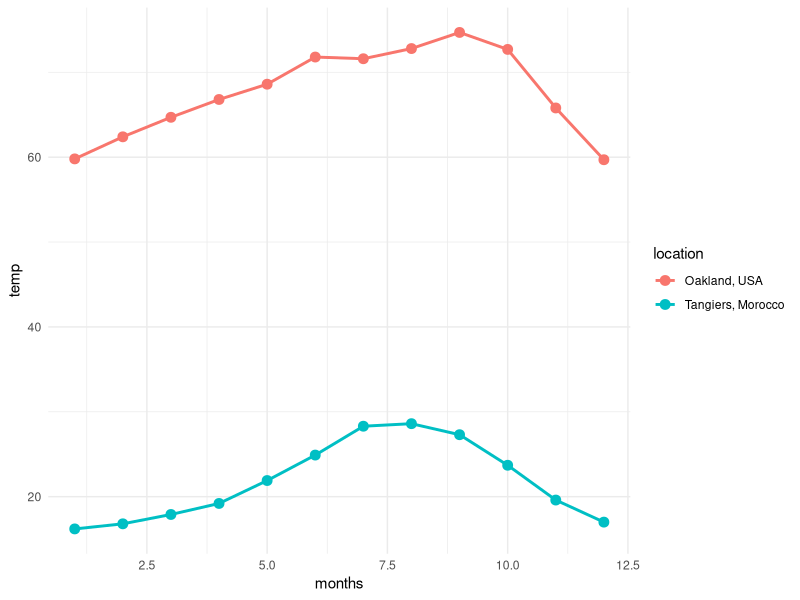
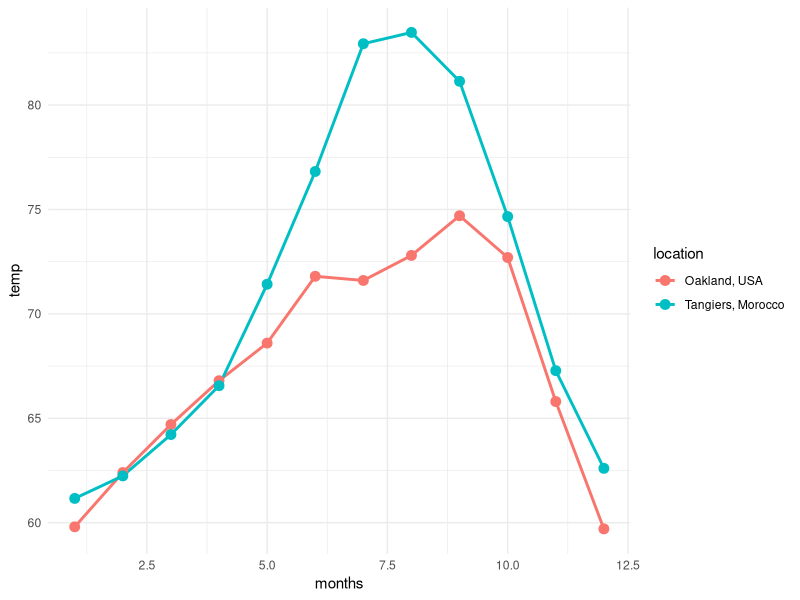
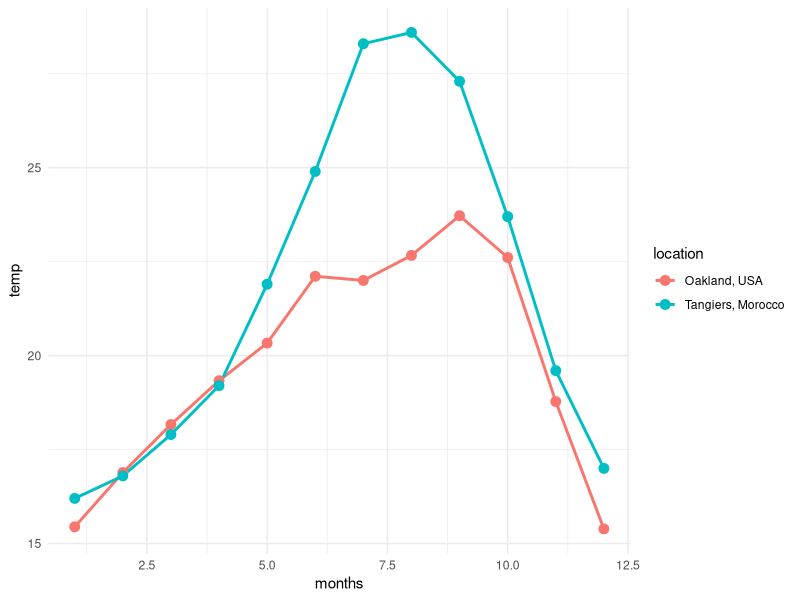

Here is the R script that generated these plots, in order:
## ---- chunk 1
library(ggplot2)
## ---- chunk 2
# first value in HTML table is in *F
oakland_temp <- c(59.8, 62.4, 64.7, 66.8, 68.6, 71.8, 71.6, 72.8, 74.7, 72.7, 65.8, 59.7)

# first value in HTML table is in *C
tangiers_temp <- c(16.2, 16.8, 17.9, 19.2, 21.9, 24.9, 28.3, 28.6, 27.3, 23.7, 19.6, 17.0)
## ---- chunk 3

# create the x-axis to chart
months <- seq(1, 12, 1)

# create a data.frame for each city
oakland_df <- data.frame(months, 
                         temp=oakland_temp, 
                         location = 'Oakland, USA')

tangiers_df <- data.frame(months, 
                          temp=tangiers_temp, 
                          location = 'Tangiers, Morocco')

# merge the sets to display together
combined_df <- rbind(oakland_df, tangiers_df)

ggplot(data = combined_df, aes(x = months, 
                               y = temp)) + 
    geom_line(aes(color = location), size = 1) + 
    geom_point(aes(color = location), size = 3) + 
    theme_minimal()
## ---- chunk 4
oakland_meta <- data.frame(source = 'Oakland, California, USA',
                           measurement_type = 'avg_daily_temp', 
                           measurement_units = 'fahrenheit')

tangiers_meta <- data.frame(source = 'Tangiers, Morocco, Africa',
                           measurement_type = 'avg_daily_temp', 
                           measurement_units = 'celsius')

## ---- chunk 5
# merging function - simple
#' @param set1 first data set to merge
#' @param set2 second data set to merge
#' @param defs1 metadata definition source for set1
#' @param defs2 metadata definition source for 
#' @param coercion what measurement unit the combined data should be converted to
#' @return a single data.frame that combines set1 and set2 inputs
fuse_weather_data <- function(set1, set2, defs1, defs2, coercion = 'Fahrenheit', ...){
    # browser()
    # because data are messy everywhere, do the minimal to standardize
    conversion = tolower(coercion)
    
    # merge metadata to inputs - super ignorant join
    data1 <- data.frame(set1, defs1)
    data2 <- data.frame(set2, defs2)
    
    # check input data and coerce if necessary
    data1 <- converter(data1, conversion = coercion)
    data2 <- converter(data2, conversion = coercion)
    
    data_join <- rbind(data1, data2)
    
    return(data_join)
    
} # function closer

## convert numeric vector from one unit to another, depending on desired type
#' @param input_df data.frame that has colum names temp and measurement_units
#' @conversion celsius or fahrenheit, the desired output units for a temperature measurement data set
#' @return a data.frame of the same dimensions as input
converter <- function(input_df, conversion = conversion, ...){

        #browser()
    
        conversion <- tolower(conversion)        

        # what are the units of the input data?
        detected_unit <- unique(input_df$measurement_units)
        
        ## perform simple conversion
        conversion_direction <- if (conversion == 'fahrenheit' & detected_unit == 'celsius'){
            # multiply input by 9/5 then add 32
            input_df$temp <- (input_df$temp * (9/5)) + 32
            input_df$measurement_units <- conversion
            return(input_df)
            
            } else if (conversion == 'celsius' & detected_unit == 'fahrenheit'){
            # multiply input by 5/9 then subtract 32
            input_df$temp <- (input_df$temp - 32)  * (5/9)
            input_df$measurement_units <- conversion
            return(input_df)
                
            } else if (conversion == detected_unit) {
                # preserve numeric inputs
                return(input_df)
            } else {
                stop('temperature conversion could not be applied')
            }
            
        } # function closer

## ---- chunk 6
final_output <- fuse_weather_data(oakland_df, tangiers_df, oakland_meta, tangiers_meta, coercion = 'Fahrenheit')

# try it out
corrected_chart_df <- ggplot(data = final_output, aes(x = months, 
                               y = temp)) + 
    geom_line(aes(color = location), size = 1) + 
    geom_point(aes(color = location), size = 3) + 
    theme_minimal()

corrected_chart_df
## ---- chunk 7
final_output2 <- fuse_weather_data(oakland_df, tangiers_df, oakland_meta, tangiers_meta, coercion = 'Celsius')

# try it out
corrected_chart_df2 <- ggplot(data = final_output2, aes(x = months, 
                               y = temp)) + 
    geom_line(aes(color = location), size = 1) + 
    geom_point(aes(color = location), size = 3) + 
    theme_minimal()

corrected_chart_df2
## ---- chunk 8
## test the conversion function
# oaktown
# oakland_test <- data.frame(oakland_df, oakland_meta)
# tangiers_test <- data.frame(tangiers_df, tangiers_meta)

# ## manual function tests
# blyat <- converter(oakland_test, conversion = 'celsius'); blyat
# blyat2 <- converter(oakland_test, conversion = 'fahrenheit'); blyat2
# 
# blyat3 <- converter(tangiers_test, conversion = 'fahrenheit'); blyat3
# blyat4 <- converter(tangiers_test, conversion = 'celsius'); blyat4
